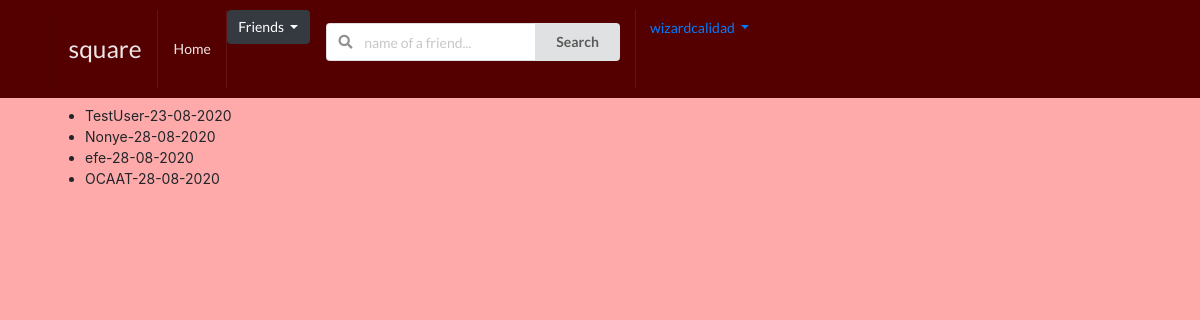
Before: /profiles/to-invite/ (signed in) with the older database file.
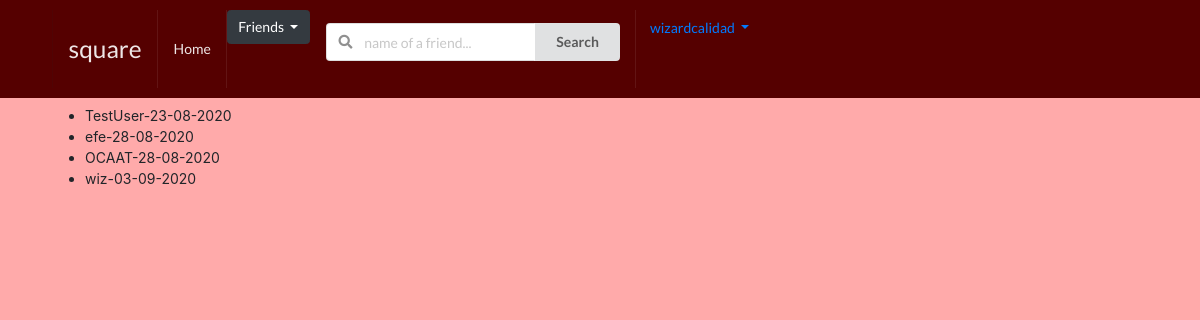
After: the same page with the newer database file.
### profiles/models.py (models this page shows, shortened)
class Profile(models.Model):
    first_name = models.CharField(max_length=200, blank=True)
    last_name = models.CharField(max_length=200, blank=True)
    user = models.OneToOneField(User, on_delete=models.CASCADE)
    bio = models.TextField(default='no bio...', max_length=300)
    email = models.EmailField(max_length=200, blank=True)
    country = models.CharField(max_length=200, blank=True)
    avatar = CloudinaryField('posts',
                             validators=[FileExtensionValidator(['png', 'jpg', 'jpeg', 'svg'])],
                             default='avatar.png', blank=True)
    friends = models.ManyToManyField(User, blank=True, related_name='friends')
    slug = models.SlugField(unique=True, blank=True, null=True)
    updated = models.DateTimeField(auto_now=True)
    created = models.DateTimeField(auto_now_add=True)
    objects = ProfileManager()
    def __str__(self):
        return f"{self.user.username}-{self.created.strftime('%d-%m-%Y')}"
    __initial_first_name = None
    __initial_last_name = None
    def __init__(self, *args, **kwargs):
        super().__init__(*args, **kwargs)
        self.__initial_first_name = self.first_name
        self.__Initial_last_name = self.last_name

### profiles/views.py (the view)
# urls.py: path('to-invite/', invite_profiles_list_view, name='invite-profiles-view'),
def invite_profiles_list_view(request):
    user = request.user
    qs = Profile.objects.get_all_profiles_to_invite(user)
    context = {'qs': qs}
    return render(request, 'profiles/to_invite_list.html', context)

### profiles/models.py (called while the page is built)
    def get_all_profiles_to_invite(self, sender):
        profiles = Profile.objects.all().exclude(user=sender)
        profile = Profile.objects.get(user=sender)
        qs = Relationship.objects.filter(Q(sender=profile) | Q(receiver=profile))
        print(qs)
        accepted = set([])
        for rel in qs:
            if rel.status == 'accepted':
                accepted.add(rel.receiver)
                accepted.add(rel.sender)
        print(accepted)
        available = [profile for profile in profiles if profile not in accepted]
        print(available)
        return available

    def __str__(self):
        return f"{self.sender}-{self.receiver}-{self.status}"

### profiles/templates/profiles/to_invite_list.html (shortened to what this page needs)
{% extends 'base.html' %}
{% load cloudinary %}
{% block content %}
    <ul>
        {% for item in qs %}
            <li>{{item}}</li>
        {% endfor %}
    </ul>
{% endblock content %}

### templates/base.html (shortened to what this page needs)
{% load static %}
<html lang="en">
  <head>
    <link rel="stylesheet" type="text/css" href="{% static 'style.css' %}">
    <link rel="stylesheet" type='text/css' href="https://cdnjs.cloudflare.com/ajax/libs/semantic-ui/2.2.14/semantic.min.css">
<link rel="stylesheet" href="https://stackpath.bootstrapcdn.com/bootstrap/4.5.2/css/bootstrap.min.css">
  </head>
  <body>
  {% include 'main/navbar.html' %}
    <div class="container">
      {% block content %}
      {% endblock content %}
    </div>
  </body>
</html>

### templates/main/navbar.html (shortened to what this page needs)
<div class="ui inverted menu nav mb-7">
  <div class="ui container">
    <a href="" class="item">
        <h3>square</h3>
    </a>
    {% if request.user.is_authenticated %}
        <a href="{% url 'posts:main-post-view' %}" class="item">
                Home
            </a>
            <br>
        <div class="dropdown">
                <button type="button" class="btn btn-dark dropdown-toggle" data-toggle="dropdown">
                    Friends
                </button>
        </div>
                     <div class="item">
                      <form action="" method="GET">
                        <div class="ui action left icon input">
                        <input class="prompt" type="text" name='q' placeholder="name of a friend...">
                        <button type='submit' class="ui button">Search</button>
                        </div>
                    </form>
            </div>
                   <li class="nav-item dropdown">
                       <a href="" class="nav-link dropdown-toggle" id="navbarDropdownMenuLink1" role="button" data-toggle="dropdown" aria-haspopup="true" aria-expanded="false" >
                         {{ request.user }}
                       </a>
                   </li>
            {% else %}
                <li class="nav-item">Login</li>
    {% endif %}
    </div>
  </div>

### static_project/style.css (style rules this page uses)
body { background: #ffaaaa !important; }
.nav { border-radius: 0px !important; padding: 10px 0 10px 0 !important; background-color: #550000 !important; }
.mb-7 { margin-bottom: 7px !important; }

Changed rows visible on the page:
no longer on this page (row edited): Profile: user+created "Nonye-28-08-2020"
added Profile: user+created "wiz-03-09-2020"
